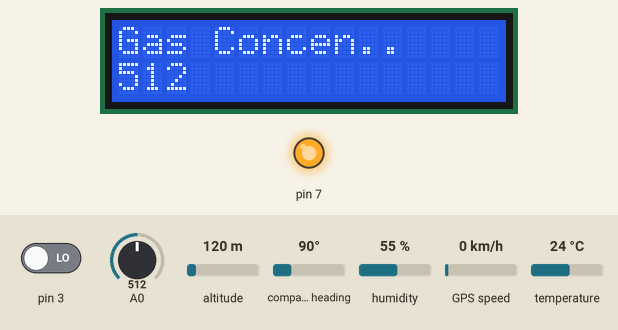
Recording of a sketch running on a simulated Arduino Uno, built with avr-gcc and run on an emulated ATmega328P. Shown: 16×2 character LCD, output pins drawn as LEDs (lit = HIGH). Dashed ring = blinking. The inputs (shaded band) are chosen by the test bench; at power-on: humidity 55 %, pin 3 LOW, A0 = 512, temperature 24 °C, altitude 120 m, compass heading 90°, GPS speed 0 km/h. The GPS gets a fix after 3 s at 37.7749, -122.4194 with 8 satellites.

Above: at 4.6 s.
4.7 s: humidity set to 59 %
At 7.7 s:
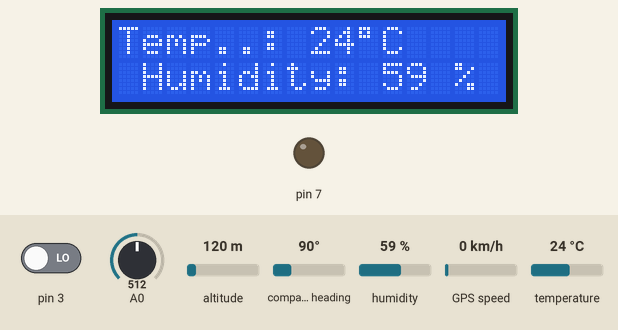
13.6 s: humidity set to 62 %
At 21.5 s:
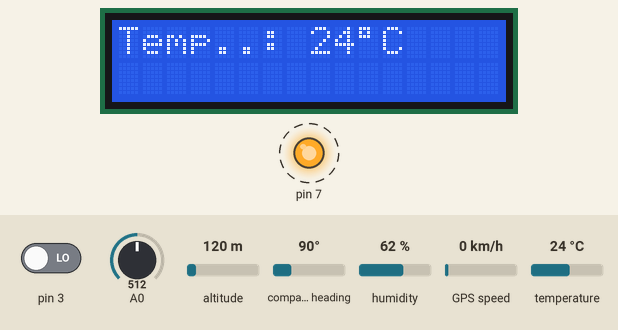
22.2 s: pin 3 driven HIGH
At 26.6 s:
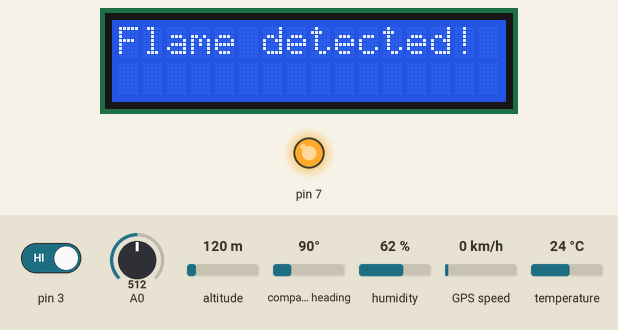
36.2 s: A0 set to 716
At 37.7 s:
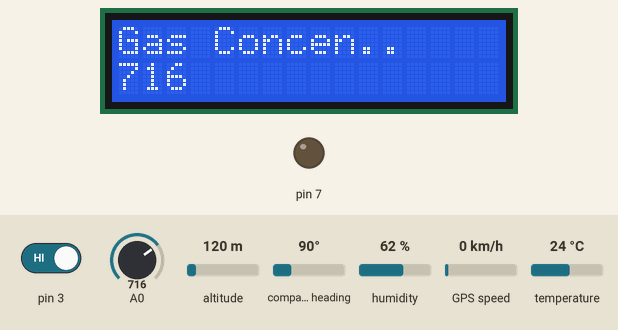
37.8 s: temperature set to 12 °C
At 40.2 s:
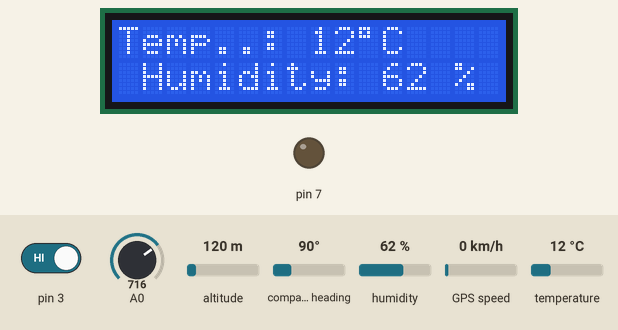
40.3 s: A0 set to 992
At 46.2 s:
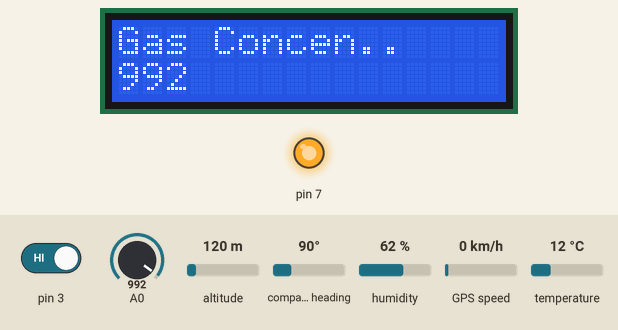
Timing chart, 0 to 47.9 s (numbered marks = the images above; inputs shaded):
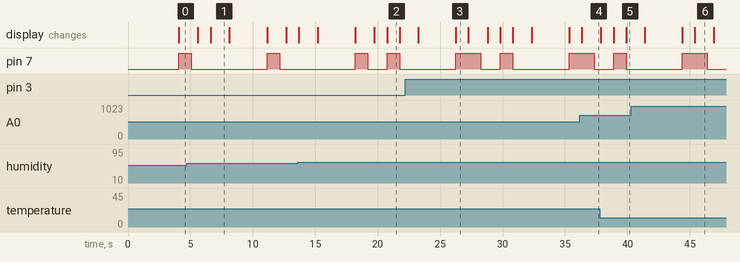

Measured:
- the behaviour switches between 60 and 61 % on humidity (found by bisection; images 1 and 2)
- after the input at 13.6 s, the display: first differs from a run without the input after 7.2 s (image 2)
- after the input at 22.2 s, the display: first differs from a run without the input after 4.1 s (image 3)
- after the input at 36.2 s, the display: changes after 0.14 s (image 4)
- what the display in image 1 shows lasts 1.5 s, from 6.6 s to 8.1 s
- what the display in image 2 shows lasts 1.0 s, from 20.8 s to 21.8 s

The sketch:

Proteus_Code.ino
```cpp
#include <TinyGPS.h>
#include <DHT11.h>
#include<LiquidCrystal.h>
#define Sensor A0
TinyGPS gps;
LiquidCrystal lcd(13,12,11,10,9,8);
int flame_detected ;
DHT11 dht11(2);
void setup()
{
  Serial.begin(9600);
  pinMode(A0,INPUT);
  pinMode(1, INPUT) ;
  pinMode(7, OUTPUT);
  lcd.begin(16,2);
  lcd.clear();
}

void loop()
{
  // GPS Module
  bool newData = false;
  unsigned long chars;
  unsigned short sentences, failed;

  // For one second we parse GPS data and report some key values
  for (unsigned long start = millis(); millis() - start < 1000;)
  {
    while (Serial.available())
    { char c = Serial.read();

      if (gps.encode(c)) // Did a new valid sentence come in?
        newData = true;
    }
  }

  if (newData)
  {
    float flat, flon;
    unsigned long age;
    gps.f_get_position(&flat, &flon, &age);
    lcd.clear();
    lcd.print("LAT:");
    lcd.print(flat, 5);

    lcd.setCursor(0, 1);
    lcd.print("LON:");
    lcd.print(flon, 5);

  }
  gps.stats(&chars, &sentences, &failed);
  delay(3000);


  lcd.clear();
  // Flame Sensor
  flame_detected = digitalRead(3) ;
  if (flame_detected == 1)
  {
    digitalWrite(7,HIGH);
    lcd.print("Flame detected!");
    delay(1000);
    digitalWrite(7,LOW);
  }
  // Gas Sensor
  lcd.clear();
  int value=analogRead(A0);
  lcd.setCursor(0,0);
  lcd.print("Gas Concen..");
  lcd.setCursor(0,1);
  lcd.print(value);
  if(value>200)
  {
    digitalWrite(7,HIGH);
    delay(1000);
    digitalWrite(7,LOW);
  }
  delay(500);
  lcd.clear();
  // Temperature and Humidity Sensor
  int temperature = dht11.readTemperature();
  int humidity = dht11.readHumidity();
  lcd.print("Temp..: ");
  lcd.print(temperature);
  lcd.print( (char)223); // displaying degree symbol (°).
  lcd.print("C");
  if(temperature>46 || humidity>60)
  {
    digitalWrite(7,HIGH);
    delay(1000);
    digitalWrite(7,LOW);
  }
  lcd.setCursor(1,1);
  lcd.print("Humidity: ");
  lcd.print(humidity);
  lcd.println(" %");
  delay(500);
}
```
